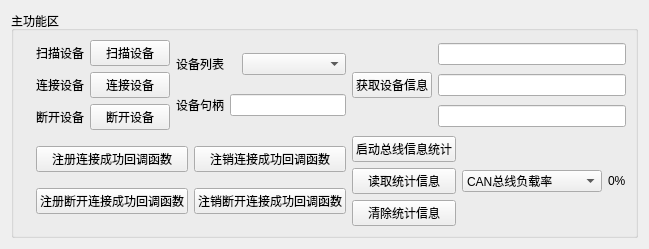
         <widget class="QWidget" name="tab_3">
          <attribute name="title">
           <string>设备管理</string>
          </attribute>
          <layout class="QHBoxLayout" name="horizontalLayout_8">
           <item>
            <widget class="QGroupBox" name="groupBox">
             <property name="title">
              <string>主功能区</string>
             </property>
             <layout class="QHBoxLayout" name="horizontalLayout_7">
              <item>
               <widget class="QLabel" name="label_5">
                <property name="maximumSize">
                 <size>
                  <width>100</width>
                  <height>100</height>
                 </size>
                </property>
                <property name="text">
                 <string/>
                </property>
                <property name="pixmap">
                 <pixmap>../../TSMaster_Project/c#_pro/TSCAN.API.Demo_CSharp/Resources/TOSUN_Pic2.png</pixmap>
                </property>
                <property name="scaledContents">
                 <bool>true</bool>
                </property>
                <property name="alignment">
                 <set>Qt::AlignHCenter|Qt::AlignTop</set>
                </property>
                <property name="wordWrap">
                 <bool>false</bool>
                </property>
                <property name="openExternalLinks">
                 <bool>false</bool>
                </property>
               </widget>
              </item>
              <item>
               <layout class="QGridLayout" name="gridLayout_2">
                <item row="0" column="0">
                 <layout class="QHBoxLayout" name="horizontalLayout_4">
                  <item>
                   <layout class="QVBoxLayout" name="verticalLayout_5">
                    <item>
                     <widget class="QLabel" name="label">
                      <property name="text">
                       <string>扫描设备</string>
                      </property>
                     </widget>
                    </item>
                    <item>
                     <widget class="QLabel" name="label_2">
                      <property name="text">
                       <string>连接设备</string>
                      </property>
                     </widget>
                    </item>
                    <item>
                     <widget class="QLabel" name="label_3">
                      <property name="text">
                       <string>断开设备</string>
                      </property>
                     </widget>
                    </item>
                   </layout>
                  </item>
                  <item>
                   <layout class="QVBoxLayout" name="verticalLayout_6">
                    <item>
                     <widget class="QPushButton" name="btn_scanDevices">
                      <property name="text">
                       <string>扫描设备</string>
                      </property>
                     </widget>
                    </item>
                    <item>
                     <widget class="QPushButton" name="btn_connect">
                      <property name="text">
                       <string>连接设备</string>
                      </property>
                     </widget>
                    </item>
                    <item>
                     <widget class="QPushButton" name="btn_disconnect">
                      <property name="text">
                       <string>断开设备</string>
                      </property>
                     </widget>
                    </item>
                   </layout>
                  </item>
                 </layout>
                </item>
                <item row="0" column="1">
                 <layout class="QVBoxLayout" name="verticalLayout_7">
                  <item>
                   <layout class="QHBoxLayout" name="horizontalLayout_5">
                    <item>
                     <widget class="QLabel" name="label_6">
                      <property name="maximumSize">
                       <size>
                        <width>60</width>
                        <height>16777215</height>
                       </size>
                      </property>
                      <property name="font">
                       <font>
                        <pointsize>9</pointsize>
                        <kerning>true</kerning>
                       </font>
                      </property>
                      <property name="layoutDirection">
                       <enum>Qt::RightToLeft</enum>
                      </property>
                      <property name="lineWidth">
                       <number>1</number>
                      </property>
                      <property name="text">
                       <string>设备列表</string>
                      </property>
                      <property name="textFormat">
                       <enum>Qt::AutoText</enum>
                      </property>
                     </widget>
                    </item>
                    <item>
                     <widget class="QComboBox" name="cbb_Devices"/>
                    </item>
                   </layout>
                  </item>
                  <item>
                   <layout class="QHBoxLayout" name="horizontalLayout_6">
                    <item>
                     <widget class="QLabel" name="label_4">
                      <property name="maximumSize">
                       <size>
                        <width>200</width>
                        <height>16777215</height>
                       </size>
                      </property>
                      <property name="text">
                       <string>设备句柄</string>
                      </property>
                     </widget>
                    </item>
                    <item>
                     <widget class="QLineEdit" name="tb_Handle"/>
                    </item>
                   </layout>
                  </item>
                 </layout>
                </item>
                <item row="0" column="2">
                 <layout class="QHBoxLayout" name="horizontalLayout">
                  <item>
                   <widget class="QPushButton" name="btn_getInfo">
                    <property name="text">
                     <string>获取设备信息</string>
                    </property>
                   </widget>
                  </item>
                  <item>
                   <layout class="QVBoxLayout" name="verticalLayout_3">
                    <item>
                     <widget class="QLineEdit" name="le_AFManufacturer"/>
                    </item>
                    <item>
                     <widget class="QLineEdit" name="le_AFProduct"/>
                    </item>
                    <item>
                     <widget class="QLineEdit" name="le_AFSerial"/>
                    </item>
                   </layout>
                  </item>
                 </layout>
                </item>
                <item row="1" column="0" colspan="2">
                 <layout class="QGridLayout" name="gridLayout">
                  <item row="0" column="0">
                   <widget class="QPushButton" name="btn_connectFunc">
                    <property name="text">
                     <string>注册连接成功回调函数</string>
                    </property>
                   </widget>
                  </item>
                  <item row="0" column="1">
                   <widget class="QPushButton" name="btn_unconnectFunc">
                    <property name="text">
                     <string>注销连接成功回调函数</string>
                    </property>
                   </widget>
                  </item>
                  <item row="1" column="0">
                   <widget class="QPushButton" name="btn_disconnectFunc">
                    <property name="text">
                     <string>注册断开连接成功回调函数</string>
                    </property>
                   </widget>
                  </item>
                  <item row="1" column="1">
                   <widget class="QPushButton" name="btn_undisconnectFunc">
                    <property name="text">
                     <string>注销断开连接成功回调函数</string>
                    </property>
                   </widget>
                  </item>
                 </layout>
                </item>
                <item row="1" column="2">
                 <layout class="QHBoxLayout" name="horizontalLayout_3">
                  <item>
                   <layout class="QVBoxLayout" name="verticalLayout_4">
                    <item>
                     <widget class="QPushButton" name="btn_enableBusMsg">
                      <property name="text">
                       <string>启动总线信息统计</string>
                      </property>
                     </widget>
                    </item>
                    <item>
                     <widget class="QPushButton" name="btn_getBusMsg">
                      <property name="text">
                       <string>读取统计信息</string>
                      </property>
                     </widget>
                    </item>
                    <item>
                     <widget class="QPushButton" name="btn_ClearBusMsg">
                      <property name="text">
                       <string>清除统计信息</string>
                      </property>
                     </widget>
                    </item>
                   </layout>
                  </item>
                  <item>
                   <layout class="QHBoxLayout" name="horizontalLayout_2">
                    <item>
                     <widget class="QComboBox" name="cbb_BusMsgType">
                      <property name="mouseTracking">
                       <bool>false</bool>
                      </property>
                      <property name="editable">
                       <bool>false</bool>
                      </property>
                      <property name="currentText">
                       <string>CAN总线负载率</string>
                      </property>
                      <property name="currentIndex">
                       <number>0</number>
                      </property>
                      <property name="placeholderText">
                       <string/>
                      </property>
                      <property name="duplicatesEnabled">
                       <bool>false</bool>
                      </property>
                      <property name="modelColumn">
                       <number>0</number>
                      </property>
                      <item>
                       <property name="text">
                        <string>CAN总线负载率</string>
                       </property>
                      </item>
                      <item>
                       <property name="text">
                        <string>CAN总线峰值负载率</string>
                       </property>
                      </item>
                      <item>
                       <property name="text">
                        <string>标准数据帧帧率</string>
                       </property>
                      </item>
                      <item>
                       <property name="text">
                        <string>所有标准数据帧个数</string>
                       </property>
                      </item>
                      <item>
                       <property name="text">
                        <string>扩展数据帧帧率</string>
                       </property>
                      </item>
                      <item>
                       <property name="text">
                        <string>所有扩展数据帧个数</string>
                       </property>
                      </item>
                      <item>
                       <property name="text">
                        <string>标准远程帧帧率</string>
                       </property>
                      </item>
                      <item>
                       <property name="text">
                        <string>所有标准远程帧个数</string>
                       </property>
                      </item>
                      <item>
                       <property name="text">
                        <string>错误帧帧率</string>
                       </property>
                      </item>
                      <item>
                       <property name="text">
                        <string>所有错误帧个数</string>
                       </property>
                      </item>
                     </widget>
                    </item>
                    <item>
                     <widget class="QLabel" name="lb_BusMsg">
                      <property name="maximumSize">
                       <size>
                        <width>40</width>
                        <height>16777215</height>
                       </size>
                      </property>
                      <property name="text">
                       <string>0%</string>
                      </property>
                     </widget>
                    </item>
                   </layout>
                  </item>
                 </layout>
                </item>
               </layout>
              </item>
             </layout>
            </widget>
           </item>
          </layout>
         </widget>
